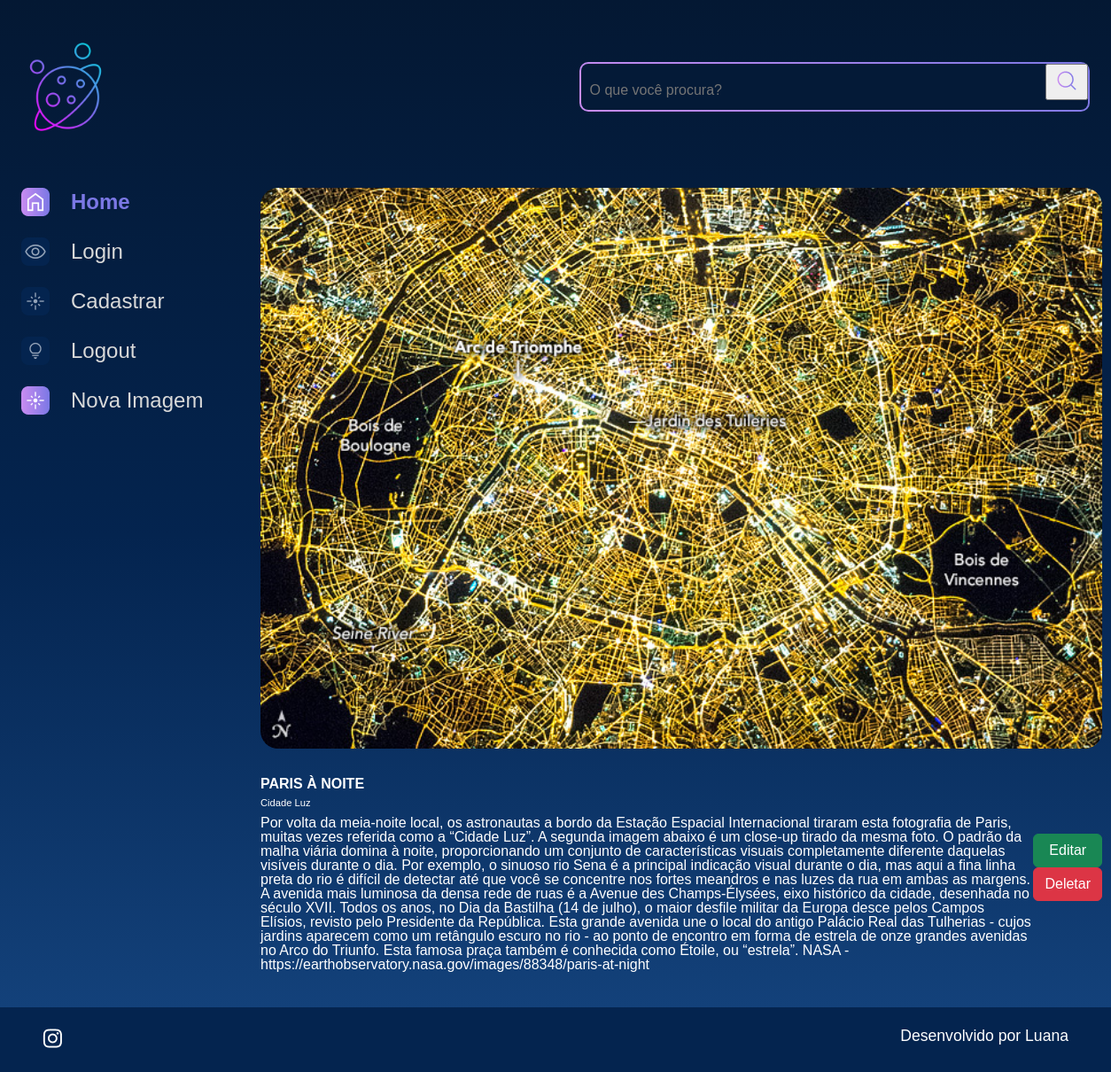
Page /imagem/9 on the committed database.
### apps/galeria/models.py (models this page shows, shortened)
class Fotografia(models.Model):
    OPCOES_CATEGORIA = [
        ("NEBULOSA","Nebulosa"),
        ("ESTRELA","Estrela"),
        ("GALÁXIA","Galáxia"),
        ("PLANETA","Planeta"),
    ]
    nome = models.CharField(max_length=100, null=False, blank=False)
    legenda = models.CharField(max_length=150, null=False, blank=False)
    categoria = models.CharField(max_length=100, choices=OPCOES_CATEGORIA, default='')
    descricao = models.TextField(null=False, blank=False)
    foto = models.ImageField(upload_to="fotos/%Y/%m/%d/", blank=True)
    publicada = models.BooleanField(default=True)
    data_fotografia = models.DateTimeField(default=datetime.now, blank=False)
    usuario = models.ForeignKey(
        to=User,
        on_delete=models.SET_NULL,
        null=True,
        blank=False,
        related_name='user'
    )

### apps/galeria/views.py (the view)
# urls.py: path('imagem/<int:foto_id>', imagem, name='imagem'),
def imagem(request,foto_id):
    fotografia = get_object_or_404(Fotografia, pk=foto_id)
    return render(request, 'galeria/imagem.html', {'fotografia': fotografia})

### templates/galeria/imagem.html (shortened to what this page needs)
{% extends 'shared/base.html' %}
{% load static %}
{% block content %}
            <section class="conteudo">
                <section class="imagem">
                    <div class="imagem__conteudo">
                        {% if fotografia.foto == "" or fotografia.foto == null %}
                        <img class="imagem__imagem" src="{% static '/assets/imagens/galeria/erro-not.jpg'%}">
                        {% else %}
                        <img class="imagem__imagem" src="{{fotografia.foto.url}}">
                        {% endif %}
                        <div class="imagem__info">
                            <div class="imagem__texto">
                                <p class="imagem__titulo">{{fotografia.nome}}</p>
                                <p class="imagem__descricao">{{fotografia.legenda}}</p>
                                <p class="imagem__texto">{{fotografia.descricao}}</p>
                            </div>
                            <div>
                               <a href="{% url 'editar_imagem' fotografia.id %}"><button class="btn btn-success col-12" style="padding: top 5px;">Editar</button></a>
                               <a href="{% url 'deletar_imagem' fotografia.id %}"><button class="btn btn-danger col-12" style="padding: top 5px;">Deletar</button></a>
                            </div>
                        </div>
                    </div>
                </section>
            </section>
        </main>
    </div>
{% endblock %}

### setup/static/styles/style.css (style rules this page uses)
html, body, div, span, applet, object, iframe, h1, h2, h3, h4, h5, h6, p, blockquote, pre, a, abbr, acronym, address, big, cite, code, del, dfn, em, img, ins, kbd, q, s, samp, small, strike, strong, sub, sup, tt, var, b, u, i, center, dl, dt, dd, ol, ul, li, fieldset, form, label, legend, table, caption, tbody, tfoot, thead, tr, th, td, article, aside, canvas, details, embed, figure, figcaption, footer, header, hgroup, menu, nav, output, ruby, section, summary, time, mark, audio, video { margin: 0; padding: 0; border: 0; font-size: 100%; font: inherit; vertical-align: baseline; }
article, aside, details, figcaption, figure, footer, header, hgroup, menu, nav, section { display: block; }
body { line-height: 1; font-family: 'Space Grotesk', sans-serif; min-height: 100vh; background: linear-gradient(#041833,#04244F,#154580); background-repeat: no-repeat; background-position: center; background-size: cover; }
.imagem { display: flex; justify-content: center; align-items: center; }
.imagem__conteudo { background-color: transparent; display: flex; flex-direction: column; border-radius: 20px 20px 0 0; width: 950px; }
.imagem__imagem { width: 100%; border-radius: 20px; }
.imagem__info { font-size: 1.2rem; display: flex; justify-content: space-between; align-items: center; margin-bottom: 1rem; margin-top: 1rem; }
.imagem__texto { display: flex; flex-direction: column; justify-content: space-between; color: #FFFFFF; margin-top: 0.5rem; }
.imagem__titulo { font-weight: bold; line-height: 2rem; color: #FFFFFF; }
.imagem__texto { font-size: 1rem; }
.imagem__descricao { font-size: 0.7rem; }
.col-12 { flex: 0 0 auto; width: 100%; }
.btn { --bs-btn-padding-x: 0.75rem; --bs-btn-padding-y: 0.375rem; --bs-btn-font-family: ; --bs-btn-font-size: 1rem; --bs-btn-font-weight: 400; --bs-btn-line-height: 1.5; --bs-btn-color: #212529; --bs-btn-bg: transparent; --bs-btn-border-width: 1px; --bs-btn-border-color: transparent; --bs-btn-border-radius: 0.375rem; --bs-btn-hover-border-color: transparent; --bs-btn-box-shadow: inset 0 1px 0 rgba(255, 255, 255, 0.15),0 1px 1px rgba(0, 0, 0, 0.075); --bs-btn-disabled-opacity: 0.65; --bs-btn-focus-box-shadow: 0 0 0 0.25rem rgba(var(--bs-btn-focus-shadow-rgb), .5); display: inline-block; padding: var(--bs-btn-padding-y) var(--bs-btn-padding-x); font-family: var(--bs-btn-font-family); font-size: var(--bs-btn-font-size); font-weight: var(--bs-btn-font-weight); line-height: var(--bs-btn-line-height); color: var(--bs-btn-color); text-align: center; text-decoration: none; vertical-align: middle; cursor: pointer; -webkit-user-select: none; -moz-user-select: none; user-select: none; border: var(--bs-btn-border-width) solid var(--bs-btn-border-color); border-radius: var(--bs-btn-border-radius); background-color: var(--bs-btn-bg); transition: color .15s ease-in-out,background-color .15s ease-in-out,border-color .15s ease-in-out,box-shadow .15s ease-in-out; }
.btn-success { --bs-btn-color: #fff; --bs-btn-bg: #198754; --bs-btn-border-color: #198754; --bs-btn-hover-color: #fff; --bs-btn-hover-bg: #157347; --bs-btn-hover-border-color: #146c43; --bs-btn-focus-shadow-rgb: 60,153,110; --bs-btn-active-color: #fff; --bs-btn-active-bg: #146c43; --bs-btn-active-border-color: #13653f; --bs-btn-active-shadow: inset 0 3px 5px rgba(0, 0, 0, 0.125); --bs-btn-disabled-color: #fff; --bs-btn-disabled-bg: #198754; --bs-btn-disabled-border-color: #198754; }
.btn-danger { color: #fff; background-color: #dc3545; border-color: #dc3545; }

### rows in the picture
Fotografia: foto (picture), nome "PARIS À NOITE", legenda "Cidade Luz", descricao "Por volta da meia-noite local, os astronautas a bordo da Estação Espacial Internacional tiraram esta fotografia de Paris, muitas vezes referida como a “Cidade Luz”. A segunda imagem abaixo é um close-up tirado da mesma foto. O padrão da malha viária domina à noite, proporcionando um conjunto de características visuais completamente diferente daquelas visíveis durante o dia. Por exemplo, o sinuoso rio Sena é a principal indicação visual durante o dia, mas aqui a fina linha preta do rio é difícil de detectar até que você se concentre nos fortes meandros e nas luzes da rua em ambas as margens. A avenida mais luminosa da densa rede de ruas é a Avenue des Champs-Élysées, eixo histórico da…"
